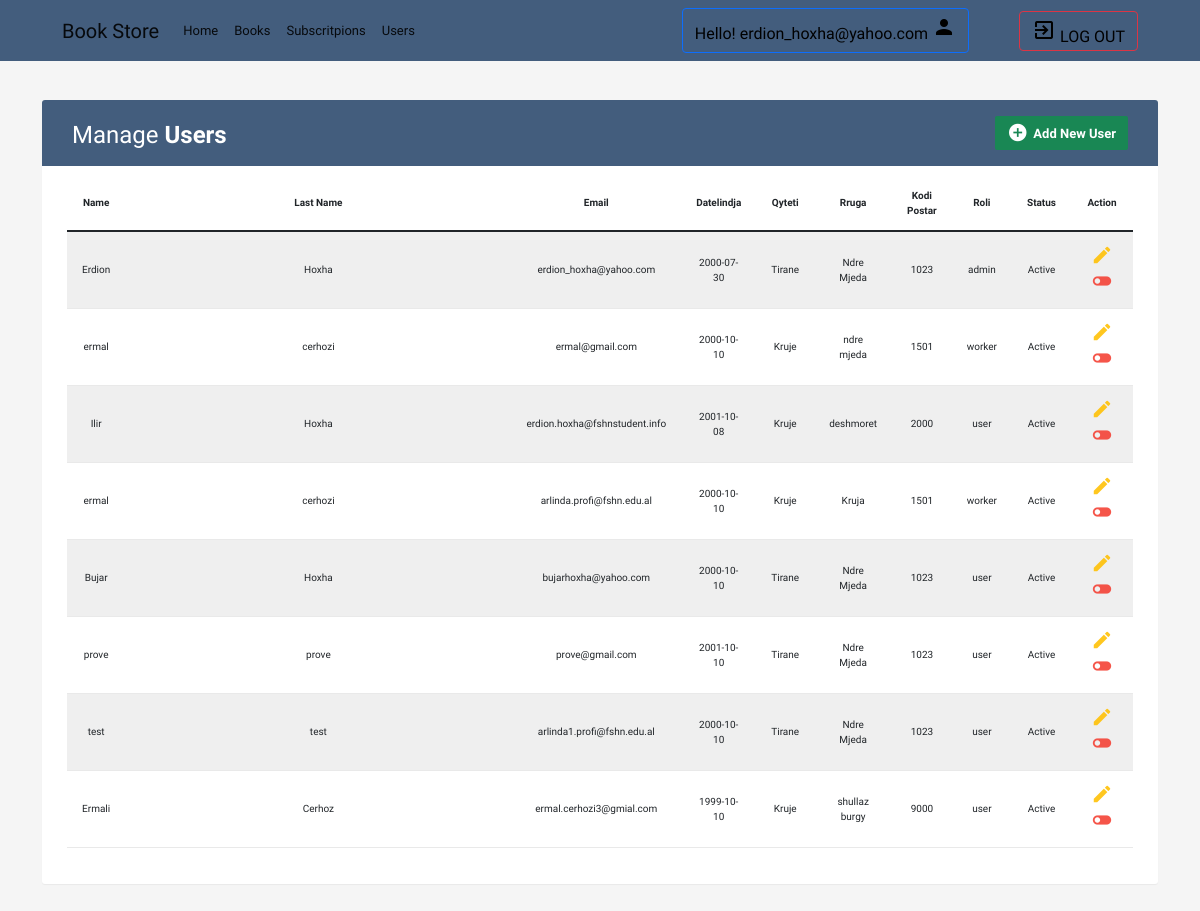
/UsersCrud/users.php (signed in), run on the app's committed database.
### tables this page shows
CREATE TABLE `person` (
  `person_id` int(10) UNSIGNED NOT NULL,
  `address_Id` int(10) UNSIGNED NOT NULL,
  `name` varchar(20) NOT NULL,
  `surname` varchar(20) NOT NULL,
  `email` varchar(30) NOT NULL,
  `password` varchar(64) NOT NULL,
  `birthday` date DEFAULT NULL,
  `role` enum('user','admin','worker') NOT NULL,
  `IsDeleted` tinyint(1) NOT NULL
);

CREATE TABLE `city` (
  `city_id` int(10) NOT NULL,
  `city_name` varchar(20) NOT NULL
);

CREATE TABLE `address` (
  `address_id` int(10) UNSIGNED NOT NULL,
  `city` int(10) NOT NULL,
  `street_name` varchar(20) NOT NULL,
  `postal_code` int(6) NOT NULL
);

### UsersCrud/userIndex.php (the view, shortened to what this page needs)
<?php
require_once "../DBconnect.php";
$stmt = $pdo->prepare("SELECT * FROM person p inner join address a on p.address_id = a.address_id inner join city c on a.city = c.city_id");
$stmt->execute();
while ($row = $stmt->fetchAll(PDO::FETCH_ASSOC)) {
    for ($i = 0; $i < count($row); $i++) {
?>
        <tr id="<?php echo $row[$i]["person_id"]; ?>">
            <td style="width: auto;"><?php echo $row[$i]["name"]; ?></td>
            <td><?php echo $row[$i]["surname"]; ?></td>
            <td><?php echo $row[$i]["email"]; ?></td>
            <td><?php echo $row[$i]["birthday"]; ?></td>
            <td><?php echo $row[$i]["city_name"]; ?></td>
            <td><?php echo $row[$i]["street_name"]; ?></td>
            <td><?php echo $row[$i]["postal_code"]; ?></td>
            <td><?php echo $row[$i]["role"]; ?></td>
            <td><?php
                if ($row[$i]["IsDeleted"]) {
                    echo "Deleted";
                } else {
                    echo "Active";
                }
                ?></td>
            <td class="col-1">
                <a href="#editUserModal" class="edit" data-toggle="modal">
                    <i class="material-icons update" data-toggle="tooltip" data-name="<?php echo $row[$i]["name"]; ?>" data-surname="<?php echo $row[$i]["surname"]; ?>" data-email="<?php echo $row[$i]["email"]; ?>" data-birthday="<?php echo $row[$i]["birthday"]; ?>" data-role="<?php echo $row[$i]["role"]; ?>" data-streetName="<?php echo $row[$i]["street_name"]; ?>" data-postalCode="<?php echo $row[$i]["postal_code"]; ?>" data-cityName="<?php echo $row[$i]["city_name"]; ?>" title="Edit"></i>
                </a>
                <?php
                if ($row[$i]["IsDeleted"]) {
                ?>
                    <a href="#deleteUserModal" class="delete" data-id="<?php echo $row[$i]["person_id"]; ?>" data-type = "Activate" data-toggle="modal"><i style="color:green"  class="material-icons" data-toggle="tooltip" title="Activte">toggle_on</i></a>
                <?php
                }else{
                    ?>
                    <a href="#deleteUserModal" class="delete" data-id="<?php echo $row[$i]["person_id"]; ?>" data-type = "Delete" data-toggle="modal"><i class="material-icons" data-toggle="tooltip" title="Delete">toggle_off</i></a>
                    <?php
                }
                ?>
            </td>
        </tr>
<?php
    }
}
?>

### book/bookStyle.css (style rules this page uses)
body { color: #566787; background: #f5f5f5; font-family: 'Varela Round', sans-serif; font-size: 13px; }
table.table tr th, table.table tr td { border-color: #e9e9e9; padding: 12px 15px; vertical-align: middle; }
table.table-striped tbody tr:nth-of-type(odd) { background-color: #fcfcfc; }
table.table td:last-child i { opacity: 0.9; font-size: 22px; margin: 0 5px; }
table.table td a { font-weight: bold; color: #566787; display: inline-block; text-decoration: none; outline: none !important; }
table.table td a.edit { color: #FFC107; }
table.table td a.delete { color: #F44336; }
table.table td i { font-size: 19px; }

### UsersCrud/users.php (style rules this page uses)
table, th, td { width: 100%; }
table th, td, tr { font-size: 10px; text-align: center; }

### data on the page
person: name "Ermali", surname "Cerhoz", email "ermal.cerhozi3@gmial.com", birthday "1999-10-10", city.city_name "Kruje", address_Id.street_name "shullaz burgy", address_Id.postal_code "9000", role "user", IsDeleted "Active"
person: name "Erdion", surname "Hoxha", email "erdion_hoxha@yahoo.com", birthday "2000-07-30", city.city_name "Tirane", address_Id.street_name "Ndre Mjeda", address_Id.postal_code "1023", role "admin", IsDeleted "Active"
person: name "ermal", surname "cerhozi", email "ermal@gmail.com", birthday "2000-10-10", city.city_name "Kruje", address_Id.street_name "ndre mjeda", address_Id.postal_code "1501", role "worker", IsDeleted "Active"
person: name "Ilir", surname "Hoxha", email "erdion.hoxha@fshnstudent.info", birthday "2001-10-08", city.city_name "Kruje", address_Id.street_name "deshmoret", address_Id.postal_code "2000", role "user", IsDeleted "Active"
person: name "ermal", surname "cerhozi", email "arlinda.profi@fshn.edu.al", birthday "2000-10-10", city.city_name "Kruje", address_Id.street_name "Kruja", address_Id.postal_code "1501", role "worker", IsDeleted "Active"
person: name "Bujar", surname "Hoxha", email "bujarhoxha@yahoo.com", birthday "2000-10-10", city.city_name "Tirane", address_Id.street_name "Ndre Mjeda", address_Id.postal_code "1023", role "user", IsDeleted "Active"
person: name "prove", surname "prove", email "prove@gmail.com", birthday "2001-10-10", city.city_name "Tirane", address_Id.street_name "Ndre Mjeda", address_Id.postal_code "1023", role "user", IsDeleted "Active"
person: name "test", surname "test", email "arlinda1.profi@fshn.edu.al", birthday "2000-10-10", city.city_name "Tirane", address_Id.street_name "Ndre Mjeda", address_Id.postal_code "1023", role "user", IsDeleted "Active"

### other printed values
$_SESSION["user_email"] "erdion_hoxha@yahoo.com"
